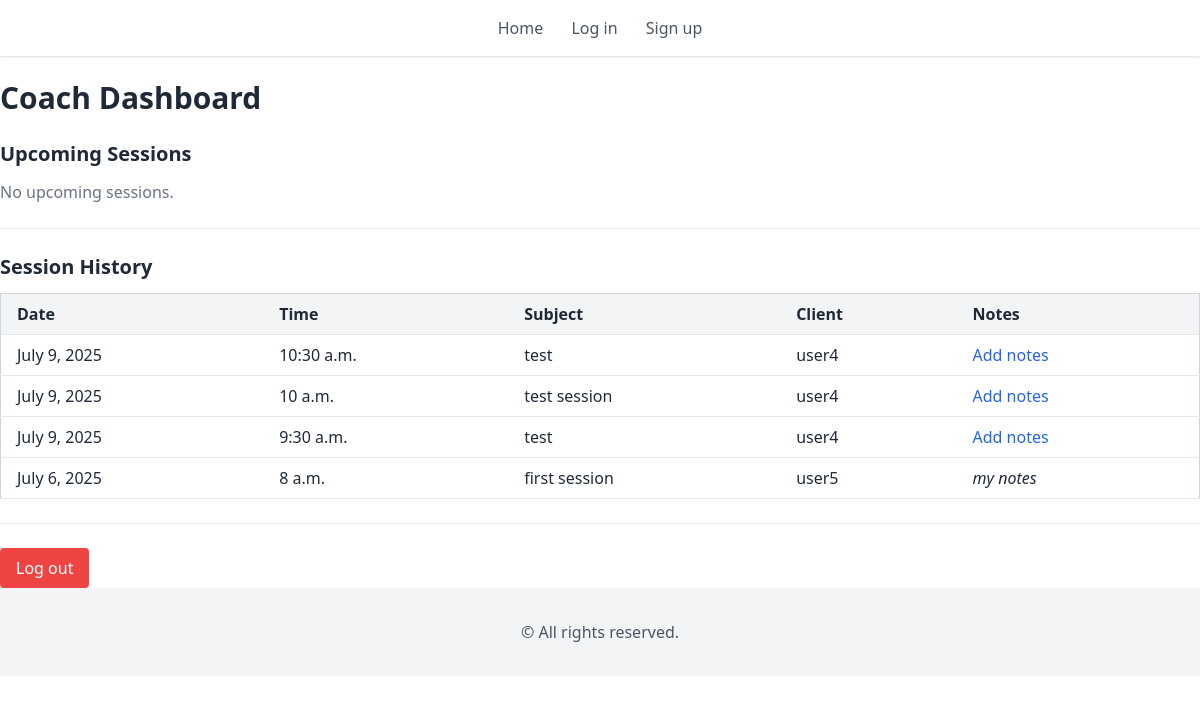
/dashboard/ (signed in), run on an earlier commit of the app's database.
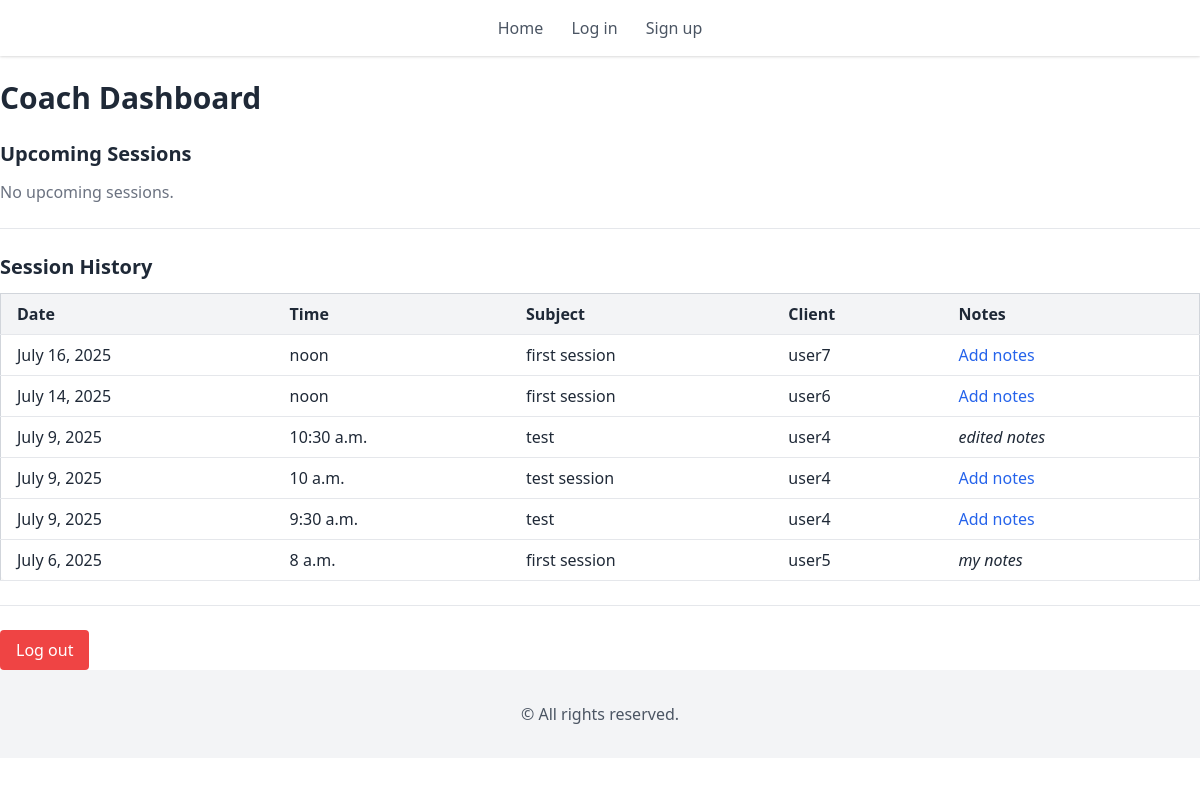
And on a later commit of the database.
### coach_app/models.py (models this page shows, shortened)
class Session(models.Model):
    client = models.ForeignKey(CustomUser, on_delete=models.CASCADE, related_name='sessions')
    timeslot = models.OneToOneField(TimeSlot, on_delete=models.CASCADE, related_name='session')
    subject = models.CharField(max_length=255)
    notes_coach = models.TextField(blank=True, null=True)
    created_at = models.DateTimeField(auto_now_add=True)
    class Meta:
        ordering = ['timeslot__date', 'timeslot__start_time']

class TimeSlot(models.Model):
    date = models.DateField()
    start_time = models.TimeField()
    is_available = models.BooleanField(default=True)
    class Meta:
        unique_together = ['date', 'start_time']
        ordering = ['date', 'start_time']

class CustomUser(AbstractUser):
    is_coach = models.BooleanField(default=False)  # Distinguishes coaches from clients

### coach_app/views.py (the view, shortened to what this page needs)
# urls.py: path('dashboard/', views.dashboard, name='dashboard'),
@login_required
def dashboard(request):
    user = request.user
    current_time = now()
    if user.is_coach or user.is_superuser:
        upcoming_sessions = (
            Session.objects.filter(timeslot__date__gt=current_time.date())
            | Session.objects.filter(
                timeslot__date=current_time.date(), timeslot__start_time__gte=current_time.time()
            )
        )
        past_sessions = (
            Session.objects.filter(timeslot__date__lt=current_time.date())
            | Session.objects.filter(
                timeslot__date=current_time.date(), timeslot__start_time__lt=current_time.time()
            )
        )
        template = "dashboard_coach.html"
    return render(
        request,
        template,
        {
            "upcoming_sessions": upcoming_sessions.order_by(
                "timeslot__date", "timeslot__start_time"
            ),
            "past_sessions": past_sessions.order_by(
                "-timeslot__date", "-timeslot__start_time"
            ),
        },
    )

### coach_app/templates/dashboard_coach.html (shortened to what this page needs)
{% extends 'base.html' %}
{% block content %}
<h1 class="text-3xl font-bold mb-6">Coach Dashboard</h1>
<h2 class="text-xl font-semibold mb-3">Upcoming Sessions</h2>
{% if upcoming_sessions %}
  <div class="overflow-x-auto mb-6">
    <table class="min-w-full table-auto border border-gray-300 rounded-lg shadow-sm">
      <thead class="bg-gray-100 text-left">
        <tr>
          <th class="px-4 py-2 border-b">Date</th>
          <th class="px-4 py-2 border-b">Time</th>
          <th class="px-4 py-2 border-b">Subject</th>
          <th class="px-4 py-2 border-b">Client</th>
        </tr>
      </thead>
      <tbody>
        {% for session in upcoming_sessions %}
        <tr class="hover:bg-gray-50">
          <td class="px-4 py-2 border-b">{{ session.timeslot.date }}</td>
          <td class="px-4 py-2 border-b">{{ session.timeslot.start_time }}</td>
          <td class="px-4 py-2 border-b">{{ session.subject }}</td>
          <td class="px-4 py-2 border-b">{{ session.client.username }}</td>
        </tr>
        {% endfor %}
      </tbody>
    </table>
  </div>
{% else %}
  <p class="text-gray-500 mb-6">No upcoming sessions.</p>
{% endif %}
<hr class="my-6">
<h2 class="text-xl font-semibold mb-3">Session History</h2>
{% if past_sessions %}
  <div class="overflow-x-auto mb-6">
    <table class="min-w-full table-auto border border-gray-300 rounded-lg shadow-sm">
      <thead class="bg-gray-100 text-left">
        <tr>
          <th class="px-4 py-2 border-b">Date</th>
          <th class="px-4 py-2 border-b">Time</th>
          <th class="px-4 py-2 border-b">Subject</th>
          <th class="px-4 py-2 border-b">Client</th>
          <th class="px-4 py-2 border-b">Notes</th>
        </tr>
      </thead>
      <tbody>
        {% for session in past_sessions %}
        <tr class="hover:bg-gray-50 align-top">
          <td class="px-4 py-2 border-b">{{ session.timeslot.date }}</td>
          <td class="px-4 py-2 border-b">{{ session.timeslot.start_time }}</td>
          <td class="px-4 py-2 border-b">{{ session.subject }}</td>
          <td class="px-4 py-2 border-b">{{ session.client.username }}</td>
          <td class="px-4 py-2 border-b">
            {% if session.notes_coach %}
              <em>{{ session.notes_coach }}</em>
            {% else %}
              <a href="{% url 'edit_notes' session.id %}" class="text-blue-600 hover:underline">Add notes</a>
            {% endif %}
          </td>
        </tr>
        {% endfor %}
      </tbody>
    </table>
  </div>
{% else %}
  <p class="text-gray-500 mb-6">No past sessions.</p>
{% endif %}
<hr class="my-6">
<form method="post" action="{% url 'logout' %}" class="inline">
  <button type="submit" class="px-4 py-2 bg-red-500 text-white rounded hover:bg-red-600">Log out</button>
</form>
{% endblock %}

### coach_app/templates/base.html (shortened to what this page needs)
{% load static %}
<!DOCTYPE html>
<html lang="fr">
<head>
    <link href="https://cdn.jsdelivr.net/npm/tailwindcss@2.2.19/dist/tailwind.min.css" rel="stylesheet">
</head>
<body class="bg-white text-gray-800 font-sans pt-20">
    <header class="bg-white shadow fixed top-0 left-0 w-full z-50">
        <div class="max-w-7xl mx-auto px-4 py-4 flex justify-center items-center">
            <nav class="space-x-6">
                <a href="{% url 'home' %}" class="text-gray-600 hover:text-blue-600">Home</a>
                <a href="{% url 'login' %}" class="text-gray-600 hover:text-blue-600">Log in</a>
                <a href="{% url 'signup' %}" class="text-gray-600 hover:text-blue-600">Sign up</a>
            </nav>
        </div>
    </header>
    <main class="m-0 p-0">
        {% block content %}{% endblock %}
    </main>
    <footer class="bg-gray-100 py-8">
        <div class="max-w-7xl mx-auto px-4 text-center text-gray-600">
            <p>&copy; {{ current_year }} All rights reserved.</p>
        </div>
    </footer>
</body>
</html>

What changed in the data, as far as the page shows it:
added Session: timeslot "July 16, 2025", timeslot.start_time "noon", subject "first session", client.username "user7", shows "Add notes"
added Session: timeslot "July 14, 2025", timeslot.start_time "noon", subject "first session", client.username "user6", shows "Add notes"
changed Session: notes_coach (not shown) → "edited notes"; no longer shows "Add notes"
